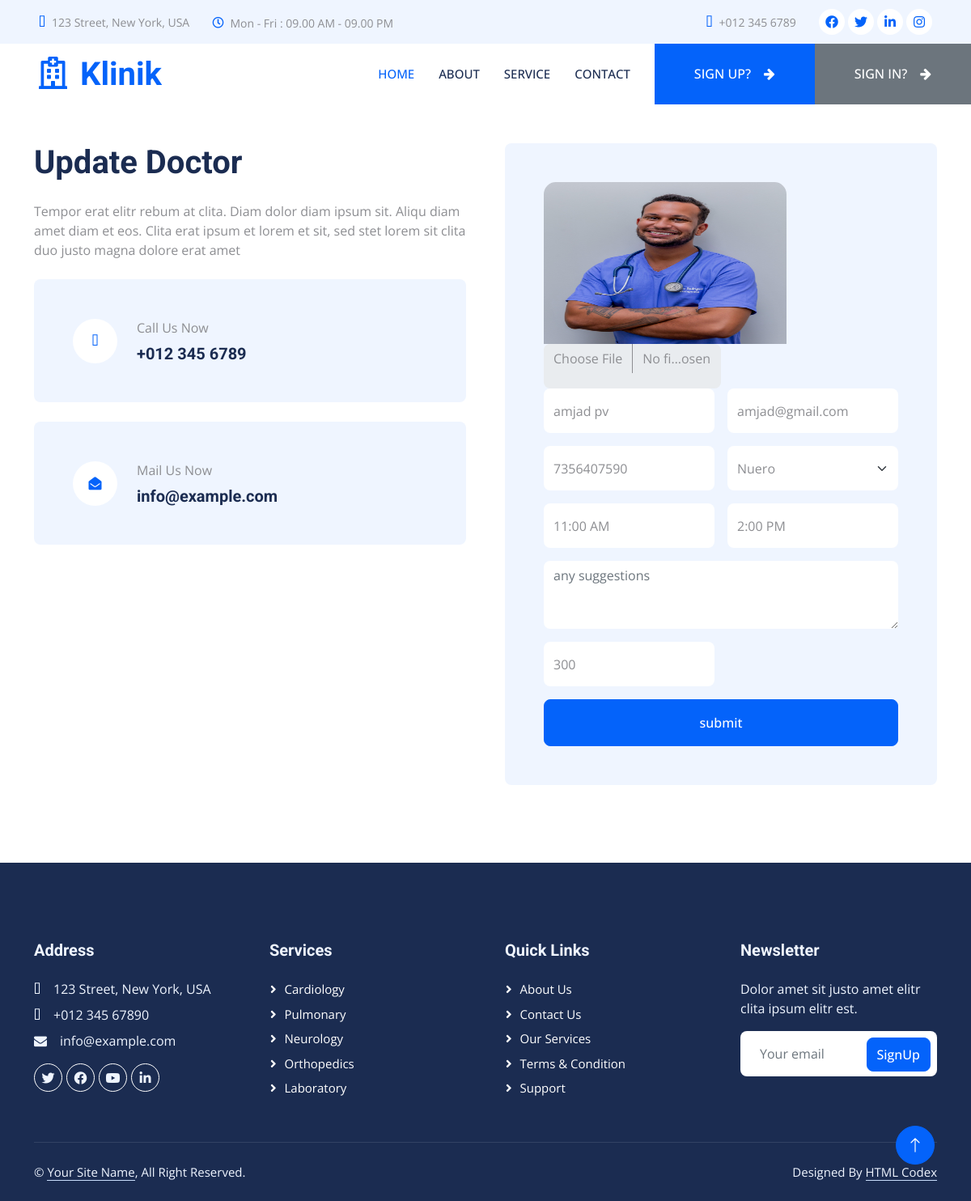
The page /doc_update/3 on the database its author committed.
### ADMIN/models.py (models this page shows)
class doctor_details(models.Model):
    doctorphoto = models.ImageField()
    doctorname = models.CharField(max_length=200)
    doctoremail = models.CharField(max_length=200)
    doctorphone = models.CharField(max_length=200)
    doctorqualification = models.CharField(max_length=200)
    doctor_dutystart = models.CharField(max_length=200)
    doctor_dutyend = models.CharField(max_length=200)
    doctor_suggestion = models.CharField(max_length=200)
    doctor_fees = models.CharField(max_length=100)

### ADMIN/views.py (the view)
# urls.py: path('doc_update/<int:id>',views.doc_update,name="doc_update"),
def doc_update(request,id):
    data=doctor_details.objects.get(pk=id)
    return render(request,'doctor_update.html',{'result':data})

### templates/doctor_update.html (shortened to what this page needs)
{% load static %}
{% include 'header.html' %}
{% block content %}
 <div class="container-xxl py-5">
    <div class="container">
        <div class="row g-5">
            <div class="col-lg-6 wow fadeInUp" data-wow-delay="0.1s">
                <h1 class="mb-4 default">Update Doctor</h1>
                <p class="mb-4">Tempor erat elitr rebum at clita. Diam dolor diam ipsum sit. Aliqu diam amet diam et eos. Clita erat ipsum et lorem et sit, sed stet lorem sit clita duo justo magna dolore erat amet</p>
                <div class="bg-light rounded d-flex align-items-center p-5 mb-4">
                    <div class="d-flex flex-shrink-0 align-items-center justify-content-center rounded-circle bg-white" style="width: 55px; height: 55px;">
                        <i class="fa fa-phone-alt text-primary"></i>
                    </div>
                    <div class="ms-4">
                        <p class="mb-2">Call Us Now</p>
                        <h5 class="mb-0">+012 345 6789</h5>
                    </div>
                </div>
                <div class="bg-light rounded d-flex align-items-center p-5">
                    <div class="d-flex flex-shrink-0 align-items-center justify-content-center rounded-circle bg-white" style="width: 55px; height: 55px;">
                        <i class="fa fa-envelope-open text-primary"></i>
                    </div>
                    <div class="ms-4">
                        <p class="mb-2">Mail Us Now</p>
                        <h5 class="mb-0">info@example.com</h5>
                    </div>
                </div>
            </div>
            <div class="col-lg-6 wow fadeInUp" data-wow-delay="0.5s">
                <div class="bg-light rounded h-100 d-flex align-items-center p-5">
                    <form method="POST" action="doctor_updates/{{result.id}}" enctype="multipart/form-data">
                        <div class="col-12 col-sm-6">
                            <img src="../media/{{result.doctorphoto}}" alt="" style="height: 200px;width: 300px;border-radius: 15px 15px 0px 0px;">
                            <input type="file" class="form-control border-0" placeholder="Doctor photo" style="height: 55px;" value="{{result.doctorphoto}}" name="doctorphoto">
                        </div>
                        <div class="row g-3">
                            <div class="col-12 col-sm-6">
                                <input type="text" class="form-control border-0" placeholder="Doctor Name" style="height: 55px;" value="{{result.doctorname}}" name="doctorname">
                            </div>
                            <div class="col-12 col-sm-6">
                                <input type="email" class="form-control border-0" placeholder="Doctor Email" style="height: 55px;" value="{{result.doctoremail}}" name="doctoremail">
                            </div>
                            <div class="col-12 col-sm-6">
                                <input type="text" class="form-control border-0" placeholder="Doctor Mobile" style="height: 55px;" value="{{result.doctorphone}}" name="doctorphone">
                            </div>
                            <div class="col-12 col-sm-6">
                                <select class="form-select border-0" style="height: 55px;" value="{{result.doctorqualification}}" name="doctorqualification">
                                    <option selected>{{result.doctorqualification}}</option>
                                </select>
                            </div>
                            <div class="col-12 col-sm-6">
                                <input type="text" class="form-control border-0" placeholder="Enter Duty start time" style="height: 55px;" value="{{result.doctor_dutystart}}" name="doctor_dutystart">
                            </div>
                            <div class="col-12 col-sm-6">
                                <input type="text" class="form-control border-0" placeholder="Enter Duty end time" style="height: 55px;" value="{{result.doctor_dutyend}}" name="doctor_dutyend">
                            </div>
                            <div class="col-12">
                                <textarea class="form-control border-0" rows="3" placeholder="any suggestions" value="{{result.doctor_suggestion}}" name="doctor_suggestion">{{result.doctor_suggestion}}</textarea>
                            </div>
                            <div class="col-12 col-sm-6">
                                <input type="text" class="form-control border-0" placeholder="Doctor fee" style="height: 55px;" value="{{result.doctor_fees}}" name="doctor_fees">
                            </div>
                            <div class="col-12">
                                <button class="btn btn-primary w-100 py-3" type="submit">submit</button>
                            </div>
                        </div>
                    </form>
                </div>
            </div>
        </div>
    </div>
</div>
{% include 'footer.html' %}
{% endblock %}

### static/css/style.css (style rules this page uses)
:root { --primary: #0463FA; --light: #EFF5FF; --dark: #1B2C51; }
.btn { font-weight: 500; transition: .5s; }
.btn.btn-primary, .btn.btn-secondary { color: #FFFFFF; }

### rows shown on the page
doctor_details: doctorphoto (picture), doctorname "amjad pv", doctoremail "amjad@gmail.com", doctorphone "7356407590", doctorqualification "Nuero", doctor_dutystart "11:00 AM", doctor_dutyend "2:00 PM", doctor_suggestion "any suggestions", doctor_fees "300"
